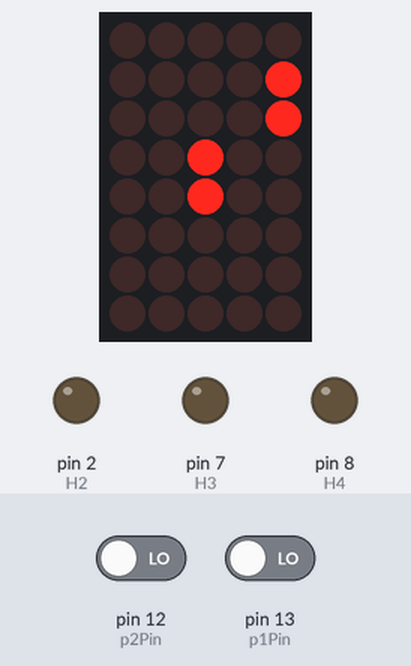
Bench run of a sketch on a simulated Arduino Uno, built with avr-gcc and run on an emulated ATmega328P. On the bench: 5×8 LED matrix, output pins drawn as LEDs (lit = HIGH). Wiring (inferred from the names in the program): LED matrix (orientation assumed): rows pin 9, A4, A5, A3, A2, A1, pin 10, A0; columns pin 3, pin 4, pin 5, pin 6, pin 11. The inputs (shaded band) are chosen by the test bench; at power-on: pin 12 (p2Pin) LOW, pin 13 (p1Pin) LOW. Random numbers use the default seed unless the sketch sets one; pins used as bus, display or sensor lines are not drawn.

Above: at 1.2 s.
1.3 s: pin 12 (p2Pin) driven HIGH
At 3.0 s:
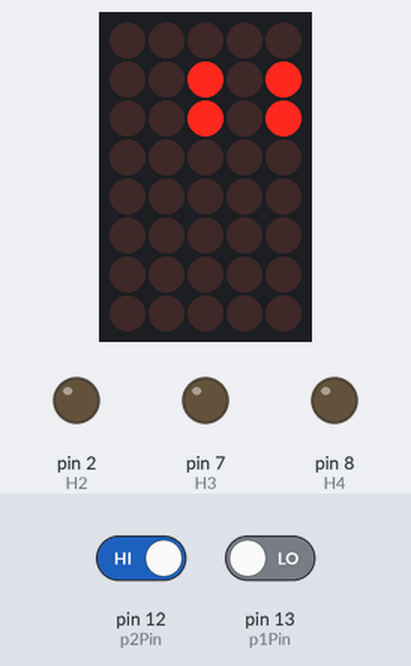
3.3 s: pin 13 (p1Pin) driven HIGH
At 4.2 s:
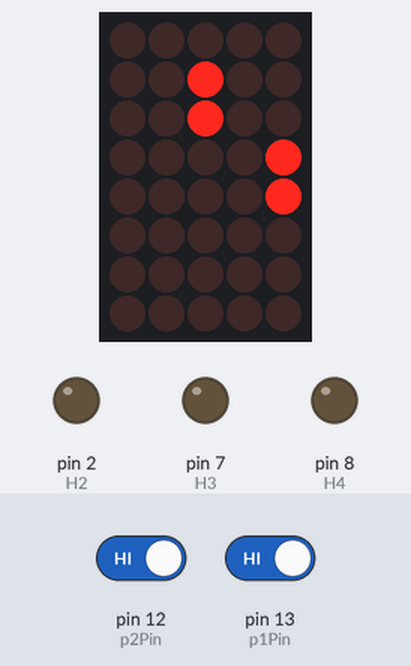
5.3 s: pin 12 (p2Pin) driven LOW
At 6.5 s:
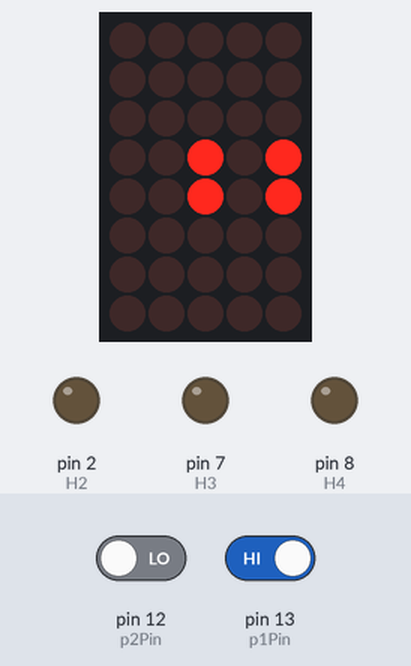
7.3 s: pin 13 (p1Pin) driven LOW
At 7.65 s:
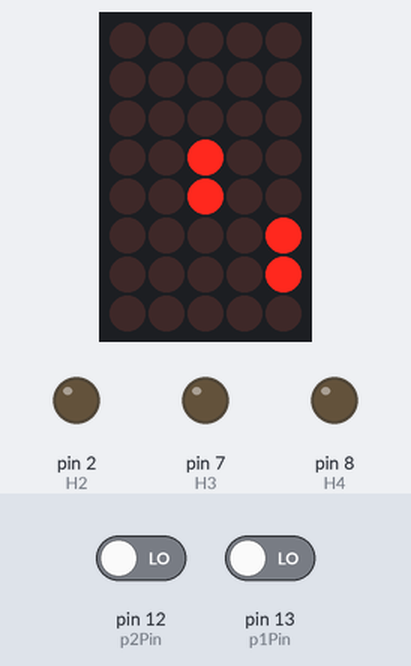
9.3 s: pin 12 (p2Pin) driven HIGH and pin 13 (p1Pin) driven HIGH
At 9.59 s:
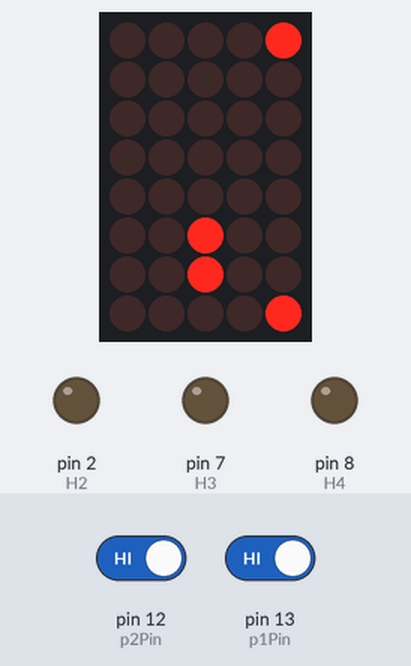
Timing chart, 0 to 23.9 s (numbered marks = the images above; inputs shaded):
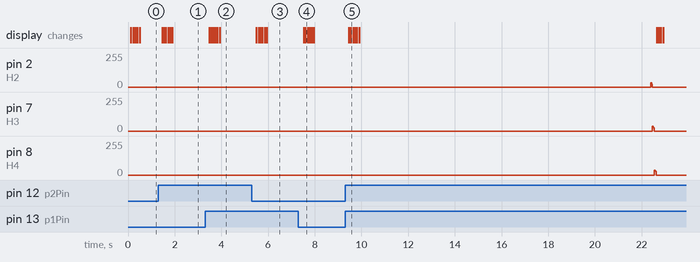

Measured:
- after the input at 1.3 s, the display: first changes after 0.16 s (image 1 shows a later state)
- after the input at 3.3 s, the display: first changes after 0.18 s (image 2 shows a later state)
- after the input at 5.3 s, the display: first changes after 0.20 s (image 3 shows a later state)
- after the input at 7.3 s, the display: first changes after 0.22 s (image 4 shows a later state)

The sketch:

ArduinoPong.ino
```cpp
/*
 * Author: SMRAZA KEEN
 * Date:2016/6/29
 * IDE V1.6.9
 * Email:TechnicSmraza@outlook.com
 *
 * Arduino Pong by Gilbert Martinelli and Akash Kumar
 */
#define H1 11
#define H2 2
#define H3 7
#define H4 8
#define H5 3
#define H6 6
#define H7 4
#define H8 5

#define L1 A3
#define L2 A2
#define L3 A1
#define L4 10
#define L5 A0
#define L6 9
#define L7 A4
#define L8 A5

const byte gameSpeed = 10;  //number of ticks for each frame of

//input pinouts
const int p1Pin = 13;
const int p2Pin = 12;

byte victory = 0;     //0 nothing, 1 p1 score, 2 p2 score, 3 p1 win, 4 p2 win
byte victCounter = 0; //tick counter for victory images

byte p1height = 3;  //player 1 paddle
byte p2height = 3;  //player 2 paddle

byte ballX = 3; //ball position
byte ballY = 3;

byte speedX = 0;  //ball speed
byte speedY = 0;

unsigned char gameSpace[8][8] =
{
  0,0,0,0,0,0,0,0,
  0,0,0,0,0,0,0,0,
  0,0,0,0,0,0,0,0,
  0,0,0,0,0,0,0,0,
  0,0,0,0,0,0,0,0,
  0,0,0,0,0,0,0,0,
  0,0,0,0,0,0,0,0,
  0,0,0,0,0,0,0,0,
};

unsigned char bigHeart[8][8] =  //Heart-shaped(big)
{
  0,0,0,0,0,0,0,0,
  0,1,1,0,0,1,1,0,
  1,1,1,1,1,1,1,1,
  1,1,1,1,1,1,1,1,
  1,1,1,1,1,1,1,1,
  0,1,1,1,1,1,1,0,
  0,0,1,1,1,1,0,0,
  0,0,0,1,1,0,0,0,
};

unsigned char smallHeart[8][8] =    //Heart-shaped(small)
{
  0,0,0,0,0,0,0,0,
  0,0,0,0,0,0,0,0,
  0,0,1,0,0,1,0,0,
  0,1,1,1,1,1,1,0,
  0,1,1,1,1,1,1,0,
  0,0,1,1,1,1,0,0,
  0,0,0,1,1,0,0,0,
  0,0,0,0,0,0,0,0,
};

unsigned char smileyFace[8][8] =   //Other Animation
{
  0,0,1,1,1,1,0,0,
  0,1,0,0,0,0,1,0,
  1,0,1,0,0,1,0,1,
  1,0,0,0,0,0,0,1,
  1,0,1,0,0,1,0,1,
  1,0,0,1,1,0,0,1,
  0,1,0,0,0,0,1,0,
  0,0,1,1,1,1,0,0,
};

void blank()
{
  for(int i = 0 ; i < 8 ; i++)
  {
    for(int j = 0; j < 8 ; j++)
    {
      gameSpace[i][j] = 0;
    }
  }
}

void moveBall()
{
  if(speedX > 0 && ballX == 7)
  {
    //victory condition
  }
  else if(speedX < 0 && ballX == 0)
  {
    //victory condition
  }
  else if(speedY > 0 && ballY == 7)
  {
    speedY*-1;
  }
  else if(speedY < 0 && ballY == 0)
  {
    speedY*-1;
  }

  if(speedX < 0 && ballX == 1 && speedY < 0 && gameSpace[0][ballY-1] == 1)
    speedX*-1;

  if(speedX < 0 && ballX == 1 && speedY > 0 && gameSpace[0][ballY+1] == 1)
    speedX*-1;

  if(speedX > 0 && ballX == 6 && speedY < 0 && gameSpace[7][ballY-1] == 1)
    speedX*-1;

  if(speedX > 0 && ballX == 6 && speedY > 0 && gameSpace[7][ballY+1] == 1)
    speedX*-1;

  if(speedX > 0)
    ballX++;
  else
    ballX--;

  if(speedY > 0)
    ballY++;
  else
    ballY--;
}

void moveP1(int dir)
{
  if (dir < 0)
  {
    if(p1height > 0)
    {
      p1height--;
    }
  }

  if (dir > 0)
  {
    if(p1height < 6)
    {
      p1height++;
    }
  }
}

void moveP2(int dir)
{
  if (dir < 0)
  {
    if(p2height > 0)
    {
      p2height--;
    }
  }

  if (dir > 0)
  {
    if(p2height < 6)
    {
      p2height++;
    }
  }
}

void setup()
{
  pinMode(H1,OUTPUT);
  pinMode(H2,OUTPUT);
  pinMode(H3,OUTPUT);
  pinMode(H4,OUTPUT);
  pinMode(H5,OUTPUT);
  pinMode(H6,OUTPUT);
  pinMode(H7,OUTPUT);
  pinMode(H8,OUTPUT);

  pinMode(L1,OUTPUT);
  pinMode(L2,OUTPUT);
  pinMode(L3,OUTPUT);
  pinMode(L4,OUTPUT);
  pinMode(L5,OUTPUT);
  pinMode(L6,OUTPUT);
  pinMode(L7,OUTPUT);
  pinMode(L8,OUTPUT);

  pinMode(p1Pin,INPUT);
  pinMode(p2Pin,INPUT);

  speedX = random(0,1);
  if(speedX == 0)
    speedX--;
  speedY = random(0,1);
  if(speedY == 0)
    speedY--;
}

void loop()
{
  int p1Input = 0; //0 nothing, 1 up, 2 down
  int p2Input = 0;

  if(digitalRead(p1Pin) == HIGH)
  {
    p1Input = 1;
  }
  else
  {
    p1Input = 2;
  }

  if(digitalRead(p2Pin) == HIGH)
  {
    p2Input = 2;  //Player 2 has opposite gravity
  }
  else
  {
    p2Input = 1;
  }

  for(int i = 0 ; i < gameSpeed ; i++)
  {
    if(i == gameSpeed-1)  //game loop: does work on the last tick
    {
      if(victory == 0)
      {
        blank();

        switch (p1Input) {
          case 1:
            moveP1(-1);
            break;
          case 2:
            moveP1(1);
            break;
          default:
            break;
        }

        switch (p2Input) {
          case 1:
            moveP2(-1);
            break;
          case 2:
            moveP2(1);
            break;
          default:
            break;
        }
        gameSpace[0][p1height] = 1;
        gameSpace[0][p1height+1] = 1;
        gameSpace[7][p2height] = 1;
        gameSpace[7][p2height+1] = 1;
        moveBall();
        gameSpace[ballX][ballY] = 1;
        p1Input = 0;
        p2Input = 0;
      }
    }
    Display(gameSpace); //do this every tick
  }
}

void Display(unsigned char dat[8][8])                 //display function
{
  digitalWrite(L1,LOW);    //select 1th row
  digitalWrite(H1,dat[0][0]);
  digitalWrite(H2,dat[1][0]);
  digitalWrite(H3,dat[2][0]);
  digitalWrite(H4,dat[3][0]);
  digitalWrite(H5,dat[4][0]);
  digitalWrite(H6,dat[5][0]);
  digitalWrite(H7,dat[6][0]);
  digitalWrite(H8,dat[7][0]);
  delay(1);         //Wait LED is lit.
  Clear();          //Clear shadow

  digitalWrite(L2,LOW);     //select 2th row
  digitalWrite(H1,dat[0][1]);
  digitalWrite(H2,dat[1][1]);
  digitalWrite(H3,dat[2][1]);
  digitalWrite(H4,dat[3][1]);
  digitalWrite(H5,dat[4][1]);
  digitalWrite(H6,dat[5][1]);
  digitalWrite(H7,dat[6][1]);
  digitalWrite(H8,dat[7][1]);
  delay(1);
  Clear();

  digitalWrite(L3,LOW);       //select 3th row
  digitalWrite(H1,dat[0][2]);
  digitalWrite(H2,dat[1][2]);
  digitalWrite(H3,dat[2][2]);
  digitalWrite(H4,dat[3][2]);
  digitalWrite(H5,dat[4][2]);
  digitalWrite(H6,dat[5][2]);
  digitalWrite(H7,dat[6][2]);
  digitalWrite(H8,dat[7][2]);
  delay(1);
  Clear();

  digitalWrite(L4,LOW);     //select 4th row
  digitalWrite(H1,dat[0][3]);
  digitalWrite(H2,dat[1][3]);
  digitalWrite(H3,dat[2][3]);
  digitalWrite(H4,dat[3][3]);
  digitalWrite(H5,dat[4][3]);
  digitalWrite(H6,dat[5][3]);
  digitalWrite(H7,dat[6][3]);
  digitalWrite(H8,dat[7][3]);
  delay(1);
  Clear();

  digitalWrite(L5,LOW);         //select 5th row
  digitalWrite(H1,dat[0][4]);
  digitalWrite(H2,dat[1][4]);
  digitalWrite(H3,dat[2][4]);
  digitalWrite(H4,dat[3][4]);
  digitalWrite(H5,dat[4][4]);
  digitalWrite(H6,dat[5][4]);
  digitalWrite(H7,dat[6][4]);
  digitalWrite(H8,dat[7][4]);
  delay(1);
  Clear();

  digitalWrite(L6,LOW);       //select 6th row
  digitalWrite(H1,dat[0][5]);
  digitalWrite(H2,dat[1][5]);
  digitalWrite(H3,dat[2][5]);
  digitalWrite(H4,dat[3][5]);
  digitalWrite(H5,dat[4][5]);
  digitalWrite(H6,dat[5][5]);
  digitalWrite(H7,dat[6][5]);
  digitalWrite(H8,dat[7][5]);
  delay(1);
  Clear();

  digitalWrite(L7,LOW);     //select 7th row
  digitalWrite(H1,dat[0][6]);
  digitalWrite(H2,dat[1][6]);
  digitalWrite(H3,dat[2][6]);
  digitalWrite(H4,dat[3][6]);
  digitalWrite(H5,dat[4][6]);
  digitalWrite(H6,dat[5][6]);
  digitalWrite(H7,dat[6][6]);
  digitalWrite(H8,dat[7][6]);
  delay(1);
  Clear();

  digitalWrite(L8,LOW);      //select 8th row
  digitalWrite(H1,dat[0][7]);
  digitalWrite(H2,dat[1][7]);
  digitalWrite(H3,dat[2][7]);
  digitalWrite(H4,dat[3][7]);
  digitalWrite(H5,dat[4][7]);
  digitalWrite(H6,dat[5][7]);
  digitalWrite(H7,dat[6][7]);
  digitalWrite(H8,dat[7][7]);
  delay(1);
  Clear();
}

void Clear() //clear display
{
  digitalWrite(H1,LOW);
  digitalWrite(H2,LOW);
  digitalWrite(H3,LOW);
  digitalWrite(H4,LOW);
  digitalWrite(H5,LOW);
  digitalWrite(H6,LOW);
  digitalWrite(H7,LOW);
  digitalWrite(H8,LOW);

  digitalWrite(L1,HIGH);
  digitalWrite(L2,HIGH);
  digitalWrite(L3,HIGH);
  digitalWrite(L4,HIGH);
  digitalWrite(L5,HIGH);
  digitalWrite(L6,HIGH);
  digitalWrite(L7,HIGH);
  digitalWrite(L8,HIGH);
}
```
